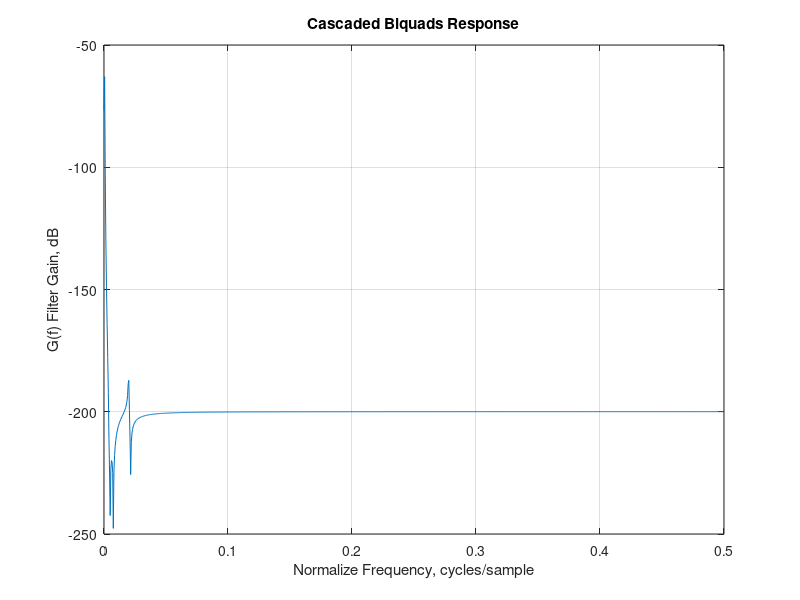

Write MATLAB code to recreate this figure.
%% ECE486 Lab 3 - Task 3/4
% This script is a secondary test of the zp2biquad() function written for Task 3. 
% The filter designed in Task 2 was split into 5 biquad sections using the
% coefficients generated by the zp2biquad() function.
%
% Authors: Jacob Allenwood, Travis Russell, Jeremiah Simonsen
% ECE 486 - Laboratory 3
% March 10, 2015

f = linspace(0,0.5,1001);
z = exp(1i*2*pi*f);
G_1 = 0.02247370*(1 - 1.998995*z.^(-1) + 1*z.^(-2))./ ...
    (1 - 1.9985678*z.^(-1) + 0.9985801*z.^(-2));
G_2 = 0.01228595*(1 - 1.99775928*z.^(-1) + 1*z.^(-2))./ ...
    (1 - 1.99785365*z.^(-1) + 0.99786011*z.^(-2));
G_3 = 0.002895762*(1 - 1.9819549*z.^(-1) + 1*z.^(-2))./ ...
    (1 - 1.9819548998*z.^(-1) + 0.997463175*z.^(-2));
G_4 = 0.0001253464*(1 - 1.99927548*z.^(-1) + 1*z.^(-2))./ ...
    (1 - 1.9994872767*z.^(-1) + 0.99950375427*z.^(-2));

plot(f,20*log10(abs(G_1.*G_2.*G_3.*G_4)))
% axis([0 0.5 -45 5])
grid on
xlabel('Normalize Frequency, cycles/sample')
ylabel('G(f) Filter Gain, dB')
title('Cascaded Biquads Response')